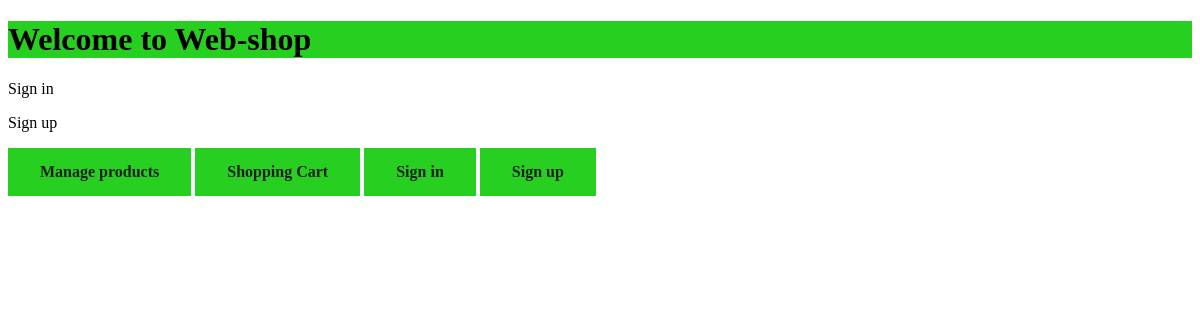
Before: / with the older database file.
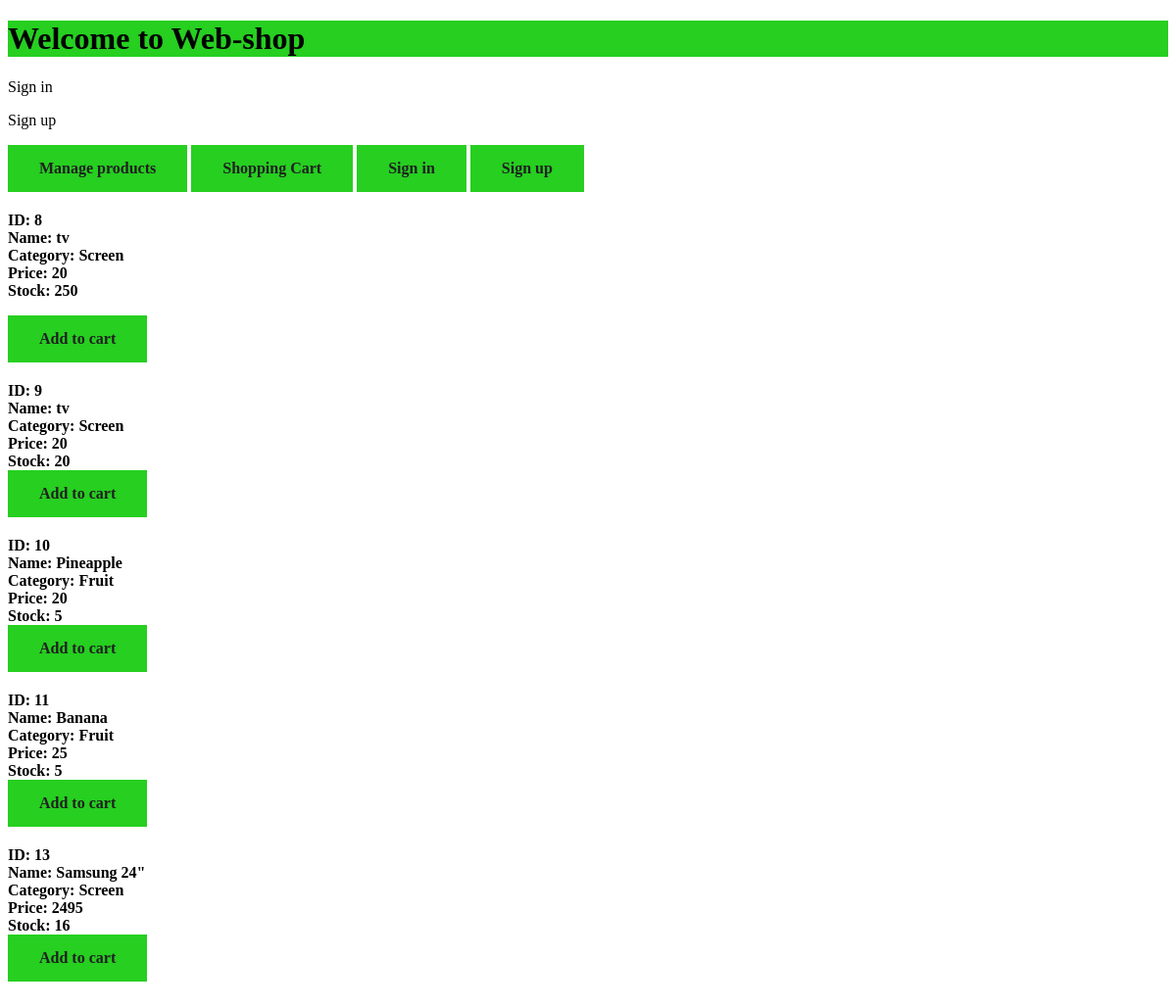
After: the same page with the newer database file.
### tables this page shows
CREATE TABLE IF NOT EXISTS `products` (
  `idProduct` int(11) NOT NULL AUTO_INCREMENT,
  `p_name` varchar(45) DEFAULT NULL,
  `price` int(11) DEFAULT NULL,
  `stock` int(11) DEFAULT NULL,
  `category` varchar(45) DEFAULT NULL,
  PRIMARY KEY (`idProduct`)
);

### index.php (the view, shortened to what this page needs)
<?php
	include_once 'includes/dbHandler.php';
?>
<!DOCTYPE html>
<html>
<head>
<link rel="stylesheet" href="design/index.css">
</head>
<body>
<h1>Welcome to Web-shop</h1>
<?php
if(isset($_SESSION["idCustomer"])){
	if($_SESSION["user_type"] == "A"){
		echo "<p> Logged in as admin </p>";
		echo "<li><a href = 'includes/logout.inc.php'> Log out </a> </li>";
	}
	else if($_SESSION["user_type"] == "U"){
		echo "<p> Logged in </p>";
		echo "<li><a href = 'includes/logout.inc.php'> Log out </a> </li>";
	}
}
else{
	echo "<p> Sign in </p>";
	echo "<p> Sign up </p>";
}
?>
<b>
<p>
<button class = "button" type="button" onclick="location.href = 'manageProducts.php';">Manage products</button>
<button class = "button" type="button" onclick="location.href = 'shopCart/shoppingCart.php';">Shopping Cart</button>
<button class = "button" type="button" onclick="location.href = 'signIn.php';">Sign in</button>
<button class = "button" type="button" onclick="location.href = 'signUp.php';">Sign up</button>
<?php
	$sql = "SELECT * FROM products;";
	$result = mysqli_query($conn, $sql);
	$checkResult = mysqli_num_rows($result);
	if($checkResult > 0){
		while($row = mysqli_fetch_assoc($result)){
			echo "<br>" . "ID: " . $row['idProduct'] . "<br>";
			echo "Name: " . $row['p_name'] . "<br>";
			echo "Category: " . $row['category'] . "<br>";
			echo "Price: " . $row['price'] . "<br>";
			echo "Stock: " . $row['stock'] . "<br>";
			echo "<form action='index.php' method='post'>";
			echo '<button name = "add" class = "button" type="submit" value ='. $row['idProduct'] .'>Add to cart</button>';
		}
	}
?>
</body>
</html>

### design/index.css (style rules this page uses)
h1 { font-family:'Georgia'; background-color: #26cf20; }
.button { background-color: #26cf20; border: none; font-weight: bold; font-family:'Georgia'; color: rgb(32, 32, 32); padding: 15px 32px; text-align: center; display: inline-block; font-size: 16px; margin-bottom: 20px; cursor: pointer; }

Changed rows visible on the page:
added products: idProduct "8", p_name "tv", category "Screen", price "20", stock "250"
added products: idProduct "9", p_name "tv", category "Screen", price "20", stock "20"
added products: idProduct "10", p_name "Pineapple", category "Fruit", price "20", stock "5"
added products: idProduct "11", p_name "Banana", category "Fruit", price "25", stock "5"
added products: idProduct "13", p_name "Samsung 24\"", category "Screen", price "2495", stock "16"
